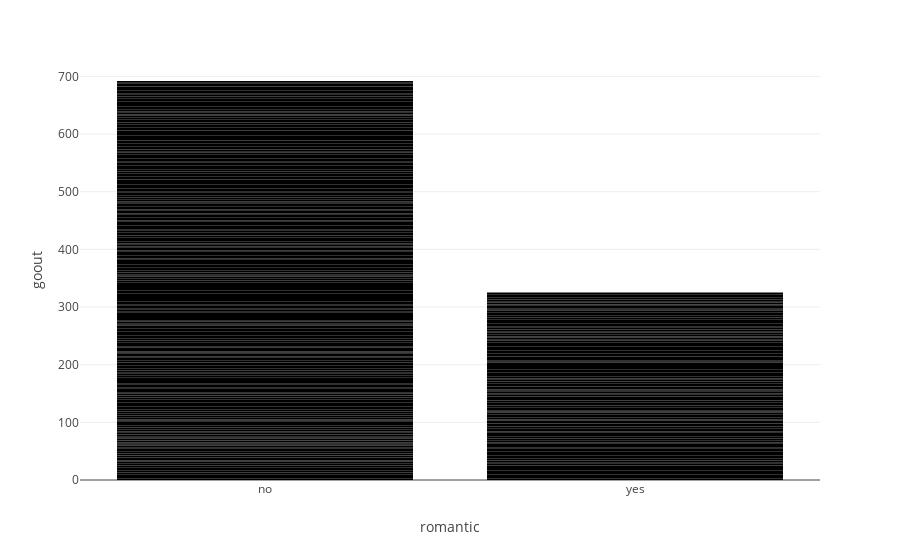

Notebook code cell kept with this figure:
### Markdown cell above
parents living apart

### Code cell
drawbar(df4, 'romantic', 'goout')

### Figure 1 — Plotly figure (JSON) as saved in the notebook; plotly's stock layout.template omitted (floating-point values rounded to 4 significant figures; data arrays with more than 128 entries replaced by an {"elided": "..."} marker saying what was removed)
{"data": [{"alignmentgroup": "True", "hovertemplate": "romantic=%{x}<br>goout=%{y}<extra></extra>", "legendgroup": "", "marker": {"color": "#000001", "pattern": {"shape": ""}}, "name": "", "offsetgroup": "", "orientation": "v", "showlegend": false, "textposition": "auto", "x": {"elided": "327 str values"}, "xaxis": "x", "y": {"elided": "327 int values"}, "yaxis": "y", "type": "bar"}], "layout": {"xaxis": {"anchor": "y", "domain": [0.0, 1.0], "title": {"text": "romantic"}}, "yaxis": {"anchor": "x", "domain": [0.0, 1.0], "title": {"text": "goout"}}, "legend": {"tracegroupgap": 0}, "margin": {"t": 60}, "barmode": "relative"}}
